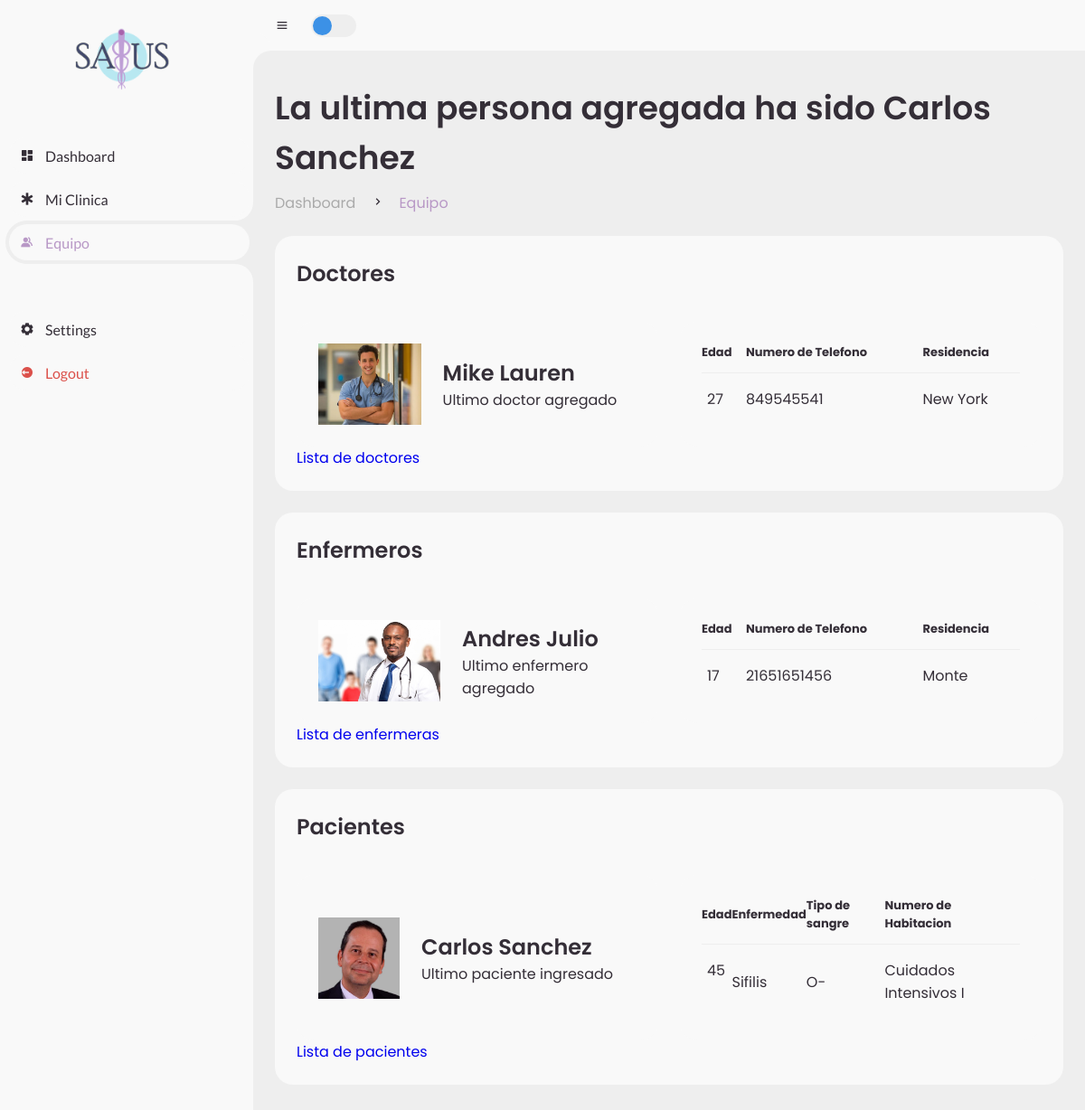
The page /salusApp/dashboard/equipo (signed in) on the database as committed earlier.
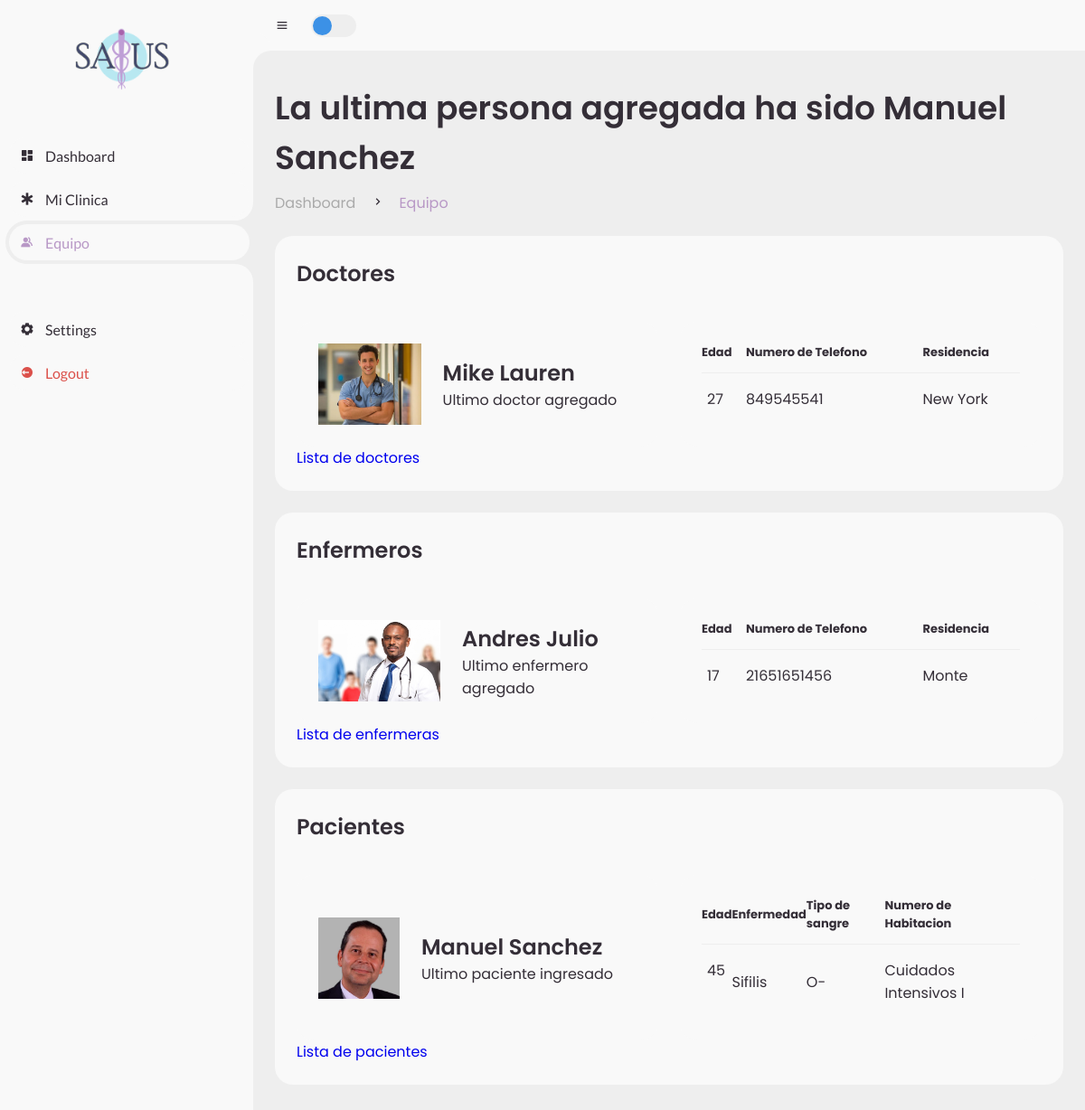
The same page on the database as committed later.
### salusApp/models.py (models this page shows)
class Person(models.Model):
    first_name = models.CharField("Person's first name", max_length=30)
    last_name = models.CharField("Person's last name",max_length=30)
    photo = models.ImageField(blank=True, null=False, upload_to='salusApp/static/media/')
    age = models.IntegerField("Person's age")
    address = models.CharField("Person's address", max_length=100)
    sexoChoices = [
        ('M', "Masculino"),
        ('F', "Femenino")
    ]
    sex = models.CharField("Person's sex", choices=sexoChoices, max_length=1)
    phone = models.CharField("Person's phone", max_length=15)
    idNumber = models.CharField("Person's id", max_length=10) #Cedula
    isDoctor = models.BooleanField("Is this Person a doctor?")
    isNurse = models.BooleanField("Is this Person a nurse?")

class Patient(models.Model):
    person = models.ForeignKey(Person, on_delete=models.CASCADE)
    nurse = models.ForeignKey(Person, on_delete=models.DO_NOTHING, related_name="nurse")
    doctor = models.ForeignKey(Person, on_delete=models.DO_NOTHING, related_name="doctor")
    room = models.ForeignKey(Room, on_delete=models.DO_NOTHING)
    first_nameReference = models.CharField("Reference Person's first name", max_length=15)
    last_nameReference = models.CharField("Reference Person's last name", max_length=15)
    KinshipChoices = [
        ('H', "Esposo"), #H -> Husband
        ('A', "Amigo"),
        ('F', "Familiar")
    ]
    kinshipReference = models.CharField("Reference Person's kinshipness", choices=KinshipChoices, max_length=1)
    phone_reference = models.CharField("Reference person's phone number", max_length=15)
    bmi = models.FloatField("Person's BMI") #IMC
    weight_in_pounds = models.FloatField("Perons's Weight")
    height_in_meters = models.FloatField("Perons's Height")
    bloodTypes = [
        ('O+', 'O Positivo'),
        ('O-', 'O Negativo'),
        ('A+', 'A Positivo'),
        ('A-', 'A Negativo'),
        ('B+', 'B Positivo'),
        ('B-', 'B Negativo'),
        ('AB+','AB Positivo'),
        ('AB-','AB Negativo')
    ]
    bloodType = models.CharField(choices=bloodTypes, max_length=3)
    ars = models.CharField("Person's ARS type", max_length=15)
    join_date = models.DateField("Person's joining date")
    illness = models.CharField("Persons's illness", max_length=50)
    hospitalizationChoices = [
        ('U', "Urgente"),
        ('P', "Programado"),
        ('I', "Intrahospitalario")
    ]
    hospitalization = models.CharField("Patient's type of hospitalization", max_length=1, choices=hospitalizationChoices)

class Room(models.Model):
    roomName = models.CharField(max_length=30)
    isAvailable = models.BooleanField(default=True)

### salusApp/views.py (the view)
# urls.py: path('dashboard/equipo', views.dashboard_equipo, name='equipo'),
@login_required()
def dashboard_equipo(request):
    personas =  Person.objects.all()
    ultima_persona = personas[len(personas)-1] if personas else None
    nurses = Person.objects.filter(isNurse=True)
    ultima_nurse = nurses[len(nurses)-1] if nurses else None
    doctors = Person.objects.filter(isDoctor=True)
    ultimo_doc = doctors[len(doctors)-1] if doctors else None
    patients = Patient.objects.all()
    ultimo_paciente = patients[len(patients)-1] if patients else None
    context = {
        "nurse":ultima_nurse,
        "persona":ultima_persona,
        "doc":ultimo_doc,
        "paciente":ultimo_paciente
               }
    return render(request, 'salusApp/dashboard-equipo.html', context)

### salusApp/templates/salusApp/dashboard-equipo.html (shortened to what the changed rows need)
{% extends 'salusApp/dashboard_base.html' %}
{% load static %}
{% block content %}
        <main>
            <div class="head-title">
                <div class="left">
                    {% if not persona %}
                    <h1>Parece que todos estan de vacaciones!</h1>
                    {% else %}
                    <h1>La ultima persona agregada ha sido {{ persona.first_name }} {{ persona.last_name }}</h1>
                    {% endif %}
                    <ul class="breadcrumb">
                        <li>
                        </li>
                        <li><i class='bx bx-chevron-right'></i></li>
                        <li>
                        </li>
                    </ul>
                </div>
            </div>
            <div class="table-data">
                <div class="order">
                    {% if doc %}
                    <ul class="box-info">
                        <li>
                            <table>
                                <thead>
                                    <tr>
                                        <th>Edad</th>
                                        <th>Numero de Telefono</th>
                                        <th>Residencia</th>
                                    </tr>
                                </thead>
                            </table>
                        </li>
                    </ul>
                    {% else %}
                    <a href="{% url 'doctores-add' %}">Añadir doctor</a>
                    {% endif %}
                </div>
            </div>
            <div class="table-data">
                <div class="order">
                    {% if nurse %}
                    <ul class="box-info">
                        <li>
                            <table>
                                <thead>
                                    <tr>
                                        <th>Edad</th>
                                        <th>Numero de Telefono</th>
                                        <th>Residencia</th>
                                    </tr>
                                </thead>
                            </table>
                        </li>
                    </ul>
                    {% else %}
                    <a href="{% url 'enfermeros-add' %}">Añadir enfermero</a>
                    {% endif %}
                </div>
            </div>
            <div class="table-data">
                <div class="order">
                    {% if paciente %}
                    <ul class="box-info">
                        <li>
                            <img src="{% static paciente.person.photo.url %}" style="height: 90px;">
                            <span class="text">
                                <h3>{{paciente.person.first_name}} {{paciente.person.last_name}}</h3>
                                <p>Ultimo paciente ingresado</p>
                            </span>
                        </li>
                        <li>
                            <table>
                                <thead>
                                    <tr>
                                        <th>Edad</th>
                                        <th>Enfermedad</th>
                                        <th>Tipo de sangre</th>
                                        <th>Numero de Habitacion</th>
                                    </tr>
                                </thead>
                                <tbody>
                                    <tr>
                                        <td>
                                            <p>{{paciente.person.age}}</p>
                                        </td>
                                        <td>{{paciente.illness}}</td>
                                        <td>{{paciente.bloodType}}</td>
                                        <td><span>{{paciente.room.roomName}}</span></td>
                                    </tr>
                                </tbody>
                            </table>
                        </li>
                    </ul>
                    <a href="{% url 'pacientes' %}">Lista de pacientes</a>
                    {% else %}
                    <a href="{% url 'pacientes-add' %}">Añadir paciente</a>
                    {% endif %}
                </div>
            </div>
        </main>
    </section>
{% endblock content %}

Rows that differ between the two databases and show on the page:
changed Person "Sanchez": first_name "Carlos" → "Manuel"
changed through a linked row, Patient "Sifilis": person.first_name "Carlos" → "Manuel"
